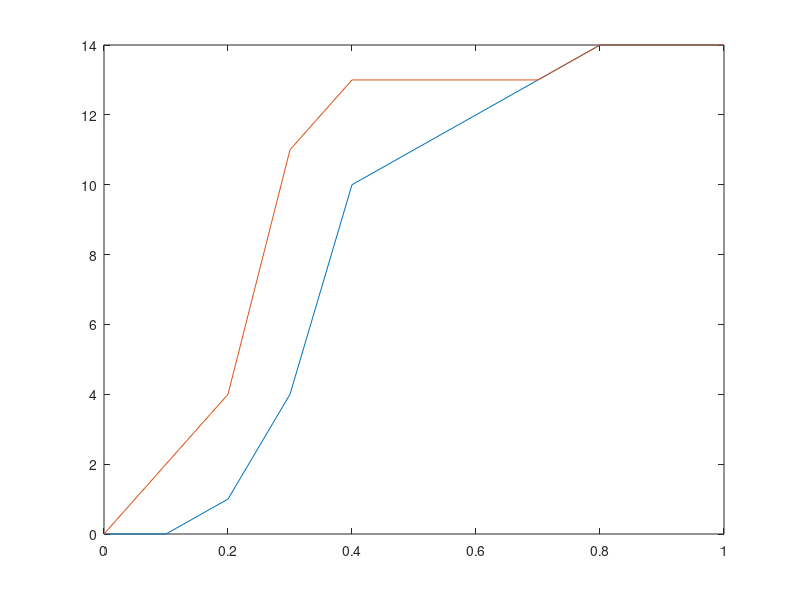

This chart was generated by the following MATLAB code:
p_u = 0:0.1:1;
x_u(1) = 0;
x_u(2) = 0;
x_u(3) = 1;
x_u(4) = 4;
x_u(5) = 10;
x_u(6) = 11;
x_u(7) = 12;
x_u(8) = 13;
x_u(9) = 14;
x_u(10) = 14;
x_u(11) = 14;
plot(p_u,x_u);

p_c = 1:-0.1:0;
x_c(1) = 14;
x_c(2) = 14;
x_c(3) = 14;
x_c(4) = 13;
x_c(5) = 13;
x_c(6) = 13;
x_c(7) = 13;
x_c(8) = 11;
x_c(9) = 4;
x_c(10) = 2;
x_c(11) = 0;
hold on;
plot(p_c,x_c);
